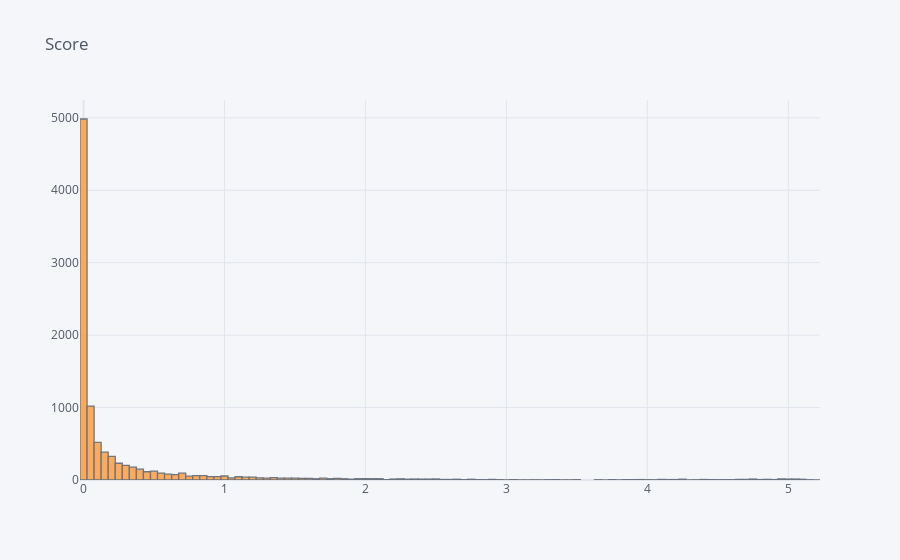

The notebook cell saved with this chart:
### Code cell
np.log(1 + df['score'].replace(0, np.nan).dropna()).iplot(kind='histogram', title='Score')

### Figure 1 — Plotly figure (JSON) as saved in the notebook; plotly's stock layout.template omitted (floating-point values rounded to 4 significant figures; data arrays with more than 128 entries replaced by an {"elided": "..."} marker saying what was removed)
{"data": [{"histfunc": "count", "histnorm": "", "marker": {"color": "rgba(255, 153, 51, 1.0)", "line": {"color": "#4D5663", "width": 1.3}}, "name": "score", "opacity": 0.8, "orientation": "v", "type": "histogram", "x": {"elided": "9834 float values"}}], "layout": {"autosize": true, "barmode": "overlay", "legend": {"bgcolor": "#F5F6F9", "font": {"color": "#4D5663"}}, "paper_bgcolor": "#F5F6F9", "plot_bgcolor": "#F5F6F9", "title": {"font": {"color": "#4D5663"}, "text": "Score"}, "xaxis": {"autorange": true, "gridcolor": "#E1E5ED", "range": [-0.025, 5.225], "showgrid": true, "tickfont": {"color": "#4D5663"}, "title": {"font": {"color": "#4D5663"}, "text": ""}, "type": "linear", "zerolinecolor": "#E1E5ED"}, "yaxis": {"autorange": true, "gridcolor": "#E1E5ED", "range": [0, 5246.0], "showgrid": true, "tickfont": {"color": "#4D5663"}, "title": {"font": {"color": "#4D5663"}, "text": ""}, "zerolinecolor": "#E1E5ED"}}}
